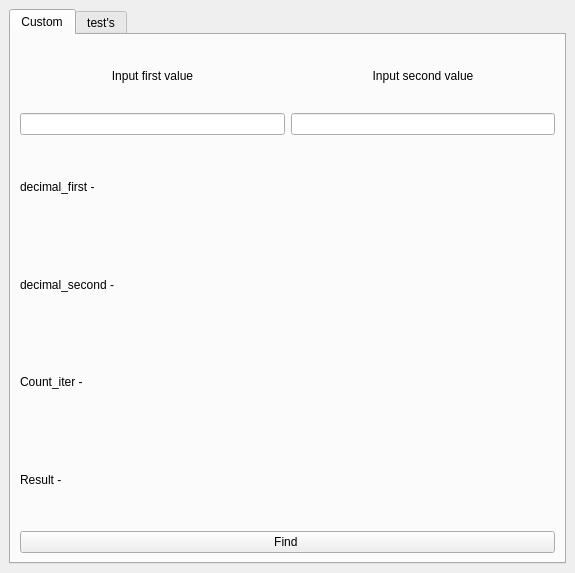
<?xml version="1.0" encoding="UTF-8"?>
<ui version="4.0">
 <class>MainWindow</class>
 <widget class="QMainWindow" name="MainWindow">
  <property name="geometry">
   <rect>
    <x>0</x>
    <y>0</y>
    <width>575</width>
    <height>573</height>
   </rect>
  </property>
  <property name="windowTitle">
   <string>MainWindow</string>
  </property>
  <widget class="QWidget" name="centralwidget">
   <layout class="QHBoxLayout" name="horizontalLayout_3">
    <item>
     <widget class="QTabWidget" name="tabWidget">
      <property name="currentIndex">
       <number>0</number>
      </property>
      <widget class="QWidget" name="tab_zero">
       <attribute name="title">
        <string>Custom</string>
       </attribute>
       <layout class="QVBoxLayout" name="verticalLayout">
        <item>
         <layout class="QVBoxLayout" name="verticalLayout_3">
          <item>
           <layout class="QVBoxLayout" name="verticalLayout_2">
            <item>
             <layout class="QHBoxLayout" name="horizontalLayout">
              <item>
               <widget class="QLabel" name="label_1">
                <property name="text">
                 <string>Input first value</string>
                </property>
                <property name="alignment">
                 <set>Qt::AlignCenter</set>
                </property>
               </widget>
              </item>
              <item>
               <widget class="QLabel" name="label_2">
                <property name="text">
                 <string>Input second value</string>
                </property>
                <property name="alignment">
                 <set>Qt::AlignCenter</set>
                </property>
               </widget>
              </item>
             </layout>
            </item>
            <item>
             <layout class="QHBoxLayout" name="horizontalLayout_2">
              <item>
               <widget class="QLineEdit" name="first_value_line">
                <property name="alignment">
                 <set>Qt::AlignCenter</set>
                </property>
               </widget>
              </item>
              <item>
               <widget class="QLineEdit" name="second_value_line">
                <property name="alignment">
                 <set>Qt::AlignCenter</set>
                </property>
               </widget>
              </item>
             </layout>
            </item>
           </layout>
          </item>
          <item>
           <widget class="QLabel" name="some_output_1">
            <property name="text">
             <string>decimal_first - </string>
            </property>
           </widget>
          </item>
          <item>
           <widget class="QLabel" name="some_output_2">
            <property name="text">
             <string>decimal_second - </string>
            </property>
           </widget>
          </item>
          <item>
           <widget class="QLabel" name="some_output_3">
            <property name="enabled">
             <bool>true</bool>
            </property>
            <property name="text">
             <string>Count_iter - </string>
            </property>
           </widget>
          </item>
          <item>
           <widget class="QLabel" name="some_output_4">
            <property name="text">
             <string>Result - </string>
            </property>
           </widget>
          </item>
          <item>
           <widget class="QPushButton" name="custom_btn">
            <property name="text">
             <string>Find </string>
            </property>
           </widget>
          </item>
         </layout>
        </item>
       </layout>
      </widget>
      <widget class="QWidget" name="tab_1">
       <attribute name="title">
        <string>test's</string>
       </attribute>
       <layout class="QVBoxLayout" name="verticalLayout_6">
        <item>
         <layout class="QVBoxLayout" name="verticalLayout_4">
          <item>
           <layout class="QGridLayout" name="gridLayout">
            <item row="3" column="1">
             <widget class="QRadioButton" name="radioButton_5">
              <property name="text">
               <string>Sixth_test</string>
              </property>
             </widget>
            </item>
            <item row="3" column="0">
             <widget class="QRadioButton" name="radioButton_2">
              <property name="text">
               <string>Third_test</string>
              </property>
             </widget>
            </item>
            <item row="1" column="0">
             <widget class="QRadioButton" name="radioButton_3">
              <property name="text">
               <string>First_test</string>
              </property>
             </widget>
            </item>
            <item row="1" column="1">
             <widget class="QRadioButton" name="radioButton_4">
              <property name="text">
               <string>Fourth_test</string>
              </property>
             </widget>
            </item>
            <item row="2" column="0">
             <widget class="QRadioButton" name="radioButton">
              <property name="text">
               <string>Second_test</string>
              </property>
             </widget>
            </item>
            <item row="2" column="1">
             <widget class="QRadioButton" name="radioButton_6">
              <property name="text">
               <string>Fifth_test</string>
              </property>
             </widget>
            </item>
           </layout>
          </item>
          <item>
           <widget class="QLabel" name="some_output_5">
            <property name="text">
             <string>decimal_first - </string>
            </property>
           </widget>
          </item>
          <item>
           <widget class="QLabel" name="some_output_6">
            <property name="text">
             <string>decimal_second - </string>
            </property>
           </widget>
          </item>
          <item>
           <widget class="QLabel" name="some_output_7">
            <property name="enabled">
             <bool>true</bool>
            </property>
            <property name="text">
             <string>Count_iter - </string>
            </property>
           </widget>
          </item>
          <item>
           <widget class="QLabel" name="some_output_8">
            <property name="text">
             <string>Result - </string>
            </property>
           </widget>
          </item>
          <item>
           <widget class="QPushButton" name="custom_btn_2">
            <property name="text">
             <string>Find </string>
            </property>
           </widget>
          </item>
         </layout>
        </item>
       </layout>
      </widget>
     </widget>
    </item>
   </layout>
  </widget>
 </widget>
 <resources/>
 <connections/>
</ui>
